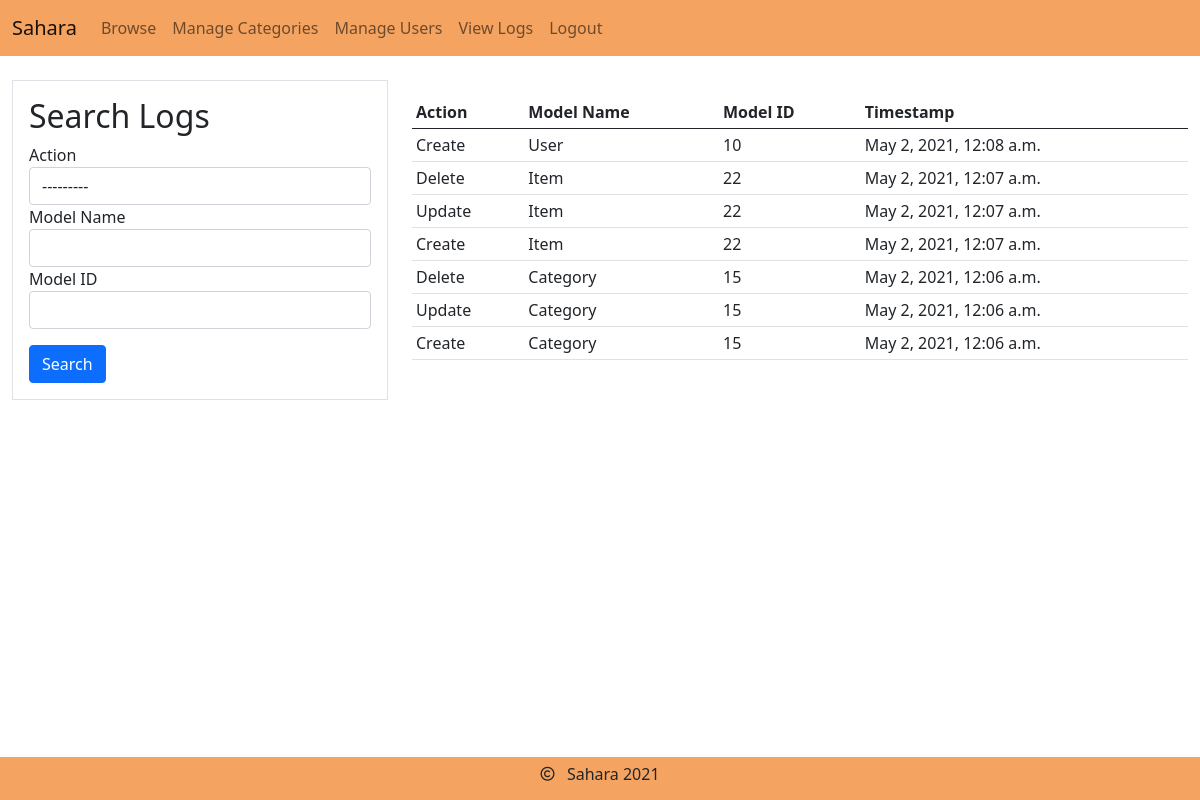
Screenshot of /logs/ (signed in) with the database file from the repository.
### logs/models.py (models this page shows, shortened)
class Log(models.Model):
    model_name = models.CharField(
        max_length=10,
        null=False,
        validators=[
            RegexValidator("^[A-Z]+$")
        ]
    )
    model_id = models.IntegerField(
        null=False,
        validators=[
            MinValueValidator(1)
        ]
    )
    action = models.CharField(
        max_length=6,
        null=False,
        validators=[
            RegexValidator("^(Create|Update|Delete)$")
        ]
    )
    timestamp = models.DateTimeField(null=False, default=now)
    class Meta:
        ordering = ("-timestamp",)

### logs/views.py (the view)
# urls.py: path("", views.LogListView.as_view(), name="list"),
class LogListView(UserPassesTestMixin, FilterView):
    template_name = "logs/list.html"
    context_object_name = "logs"
    filterset_class = LogFilter
    paginate_by = 15
    extra_context = {"title": "Logs"}
    def test_func(self):
        return self.request.user.is_superuser

### logs/templates/logs/list.html (shortened to what this page needs)
{% extends "base/base.html" %}
{% block content %}
    <div class="row">
        <div class="col-4">
            <div class="container border p-3">
                <h2>Search Logs</h2>
                {% include "base/filter_form.html" %}
            </div>
        </div>
        <div class="col-8">
            <table class="table table-sm table-hover mt-3">
                <thead>
                    <tr>
                        <td><b>Action</b></td>
                        <td><b>Model Name</b></td>
                        <td><b>Model ID</b></td>
                        <td><b>Timestamp</b></td>
                    </tr>
                </thead>
                <tbody>
                    {% for log in logs %}
                        <tr>
                            <td>{{ log.action }}</td>
                            <td>{{ log.model_name }}</td>
                            <td>{{ log.model_id }}</td>
                            <td>{{ log.timestamp }}</td>
                        </tr>
                    {% endfor %}
                </tbody>
            </table>
        </div>
    </div>
{% endblock content %}

### rows the page displays
Log: action "Create", model_name "User", model_id "10", timestamp "May 2, 2021, 12:08 a.m."
Log: action "Delete", model_name "Item", model_id "22", timestamp "May 2, 2021, 12:07 a.m."
Log: action "Update", model_name "Item", model_id "22", timestamp "May 2, 2021, 12:07 a.m."
Log: action "Create", model_name "Item", model_id "22", timestamp "May 2, 2021, 12:07 a.m."
Log: action "Delete", model_name "Category", model_id "15", timestamp "May 2, 2021, 12:06 a.m."
Log: action "Update", model_name "Category", model_id "15", timestamp "May 2, 2021, 12:06 a.m."
Log: action "Create", model_name "Category", model_id "15", timestamp "May 2, 2021, 12:06 a.m."
